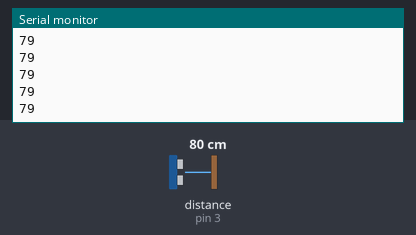
Bench run of a sketch on a simulated Arduino Uno, built with avr-gcc and run on an emulated ATmega328P. Parts: the last lines printed to the serial monitor. Wiring (inferred from the names in the program): ultrasonic range finder: trigger pin 9; echo pin 3. The inputs (shaded band) are chosen by the test bench; at power-on: distance to the obstacle (sensor on pin 3) 80 cm. The echo pulse lasts 58.3 µs per cm.

Above: at 1.2 s.
1.3 s: distance to the obstacle (sensor on pin 3) set to 2 cm
At 2.4 s:
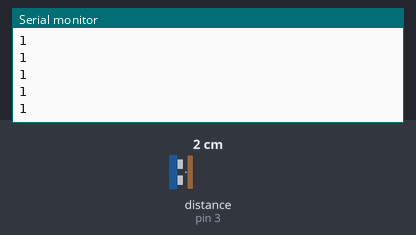
2.8 s: distance to the obstacle (sensor on pin 3) set to 4 cm
At 3.9 s:
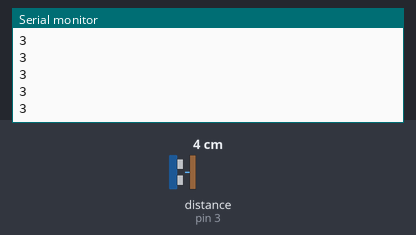
Timing chart, 0 to 5.8 s (numbered marks = the images above; inputs shaded):
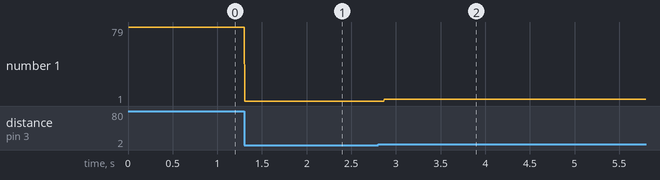

The sketch:

sketch_oct19a.ino
```cpp
int trigPin = 9;
int echoPin = 3;

void setup() {
 Serial.begin(9600);
   pinMode(trigPin, OUTPUT);
  pinMode(echoPin, INPUT);

}

void loop() {


    long duration, distance;
  digitalWrite(trigPin,HIGH);
  delayMicroseconds(1000);
  digitalWrite(trigPin, LOW);
  duration=pulseIn(echoPin, HIGH);
  distance =(duration/2)/29.1;
Serial.println(distance);
  }
```

Measured:
- after the input at 1.3 s, the serial monitor: prints a new line at once (image 1)
- after the input at 2.8 s, the serial monitor: prints a new line after 0.07 s (image 2)
- plotted number 1: 79 → 1 after the input at 1.3 s, 1 → 3 after the input at 2.8 s
